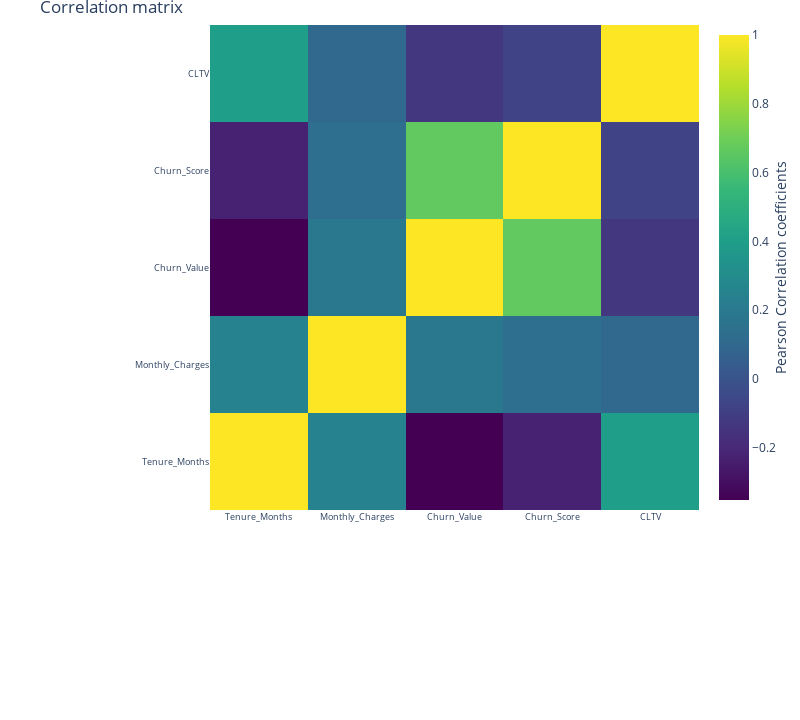

The notebook cell saved with this chart:
### Code cell
# Invoking correlation Matrix function
correlation_Matrix()

### Figure 1 — Plotly figure (JSON) as saved in the notebook; plotly's stock layout.template omitted (floating-point values rounded to 4 significant figures)
{"data": [{"colorbar": {"title": {"side": "right", "text": "Pearson Correlation coefficients"}}, "colorscale": [[0, "#440154"], [0.1111, "#482878"], [0.2222, "#3e4989"], [0.3333, "#31688e"], [0.4444, "#26828e"], [0.5556, "#1f9e89"], [0.6667, "#35b779"], [0.7778, "#6ece58"], [0.8889, "#b5de2b"], [1, "#fde725"]], "type": "heatmap", "x": ["Tenure_Months", "Monthly_Charges", "Churn_Value", "Churn_Score", "CLTV"], "y": ["Tenure_Months", "Monthly_Charges", "Churn_Value", "Churn_Score", "CLTV"], "z": [[1, 0.2479, -0.3522, -0.225, 0.3964], [0.2479, 1, 0.1934, 0.1338, 0.09869], [-0.3522, 0.1934, 1, 0.6649, -0.1275], [-0.225, 0.1338, 0.6649, 1, -0.07978], [0.3964, 0.09869, -0.1275, -0.07978, 1]]}], "layout": {"autosize": false, "height": 720, "margin": {"b": 210, "l": 210, "r": 0, "t": 25}, "title": {"text": "Correlation matrix"}, "width": 800, "xaxis": {"tickfont": {"size": 9}}, "yaxis": {"tickfont": {"size": 9}}}}
